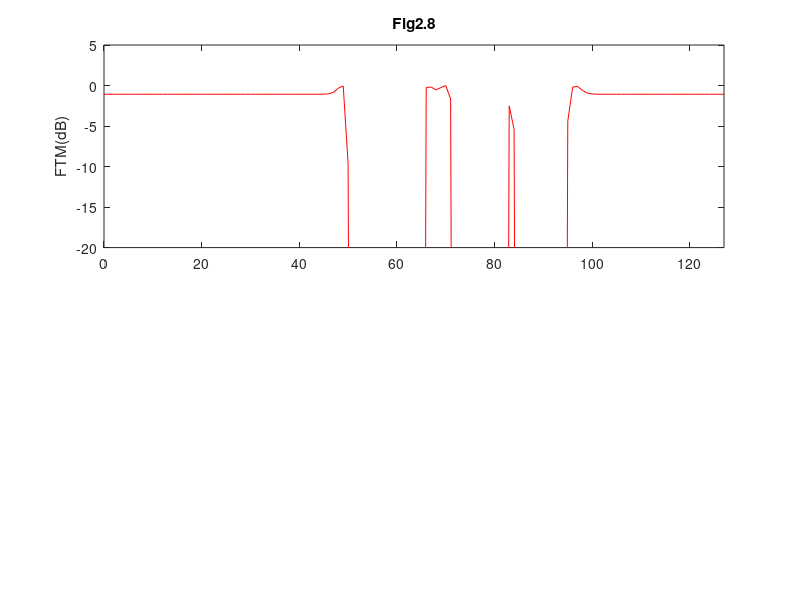

The MATLAB source for this figure: (Note: this script raises an error after producing the figure.)
clear all
clc
%% Figure 2.8  
% Desired FTM(q) for the N < M example corresponding to N = 32 , 
% L = 4 , M = 128 and Gamma = {0,1,...,127}.

% Frequency range
F = -2500:2500;
% Clutter PSD 
% see "Optimal Signal Design for Detection of Gaussian Point Targets in 
% Stationary Gaussian Clutter/Reverberation" Page 36 
Pn = 100*exp( (-1/2)*1e-4 *(F - 1000*ones(1,5001)).^2 ) +...
    100*exp( (-1/2)*1e-4 * (F - 500*ones(1,5001)).^2 ) +...
    1000*exp( (-1/2)*1e-4 * (F + 250*ones(1,5001)).^2 ) + 1;
lamda = 0.0699;   
% Formula (11)
MaxFn = sqrt(Pn/lamda) - Pn ;    
ESD = max(MaxFn,0);
% Fake zero
ESD(ESD==0) = 1e-16;
% The FTM and Normalization
Lcoeff = 4;
Ncoeff = 32;
Kcoeff = 0 : Lcoeff*Ncoeff-1 ;
Omega = (2*pi*Kcoeff) / (Lcoeff*Ncoeff);
Fnormalized = 2*pi*F / 5000;
Gamma = ESD(1:5001/(Lcoeff*Ncoeff):5001);
% Convert to Log scale
log_scaleFTM = 10*log10(Gamma/max(Gamma));
% Depiction
subplot(2,1,1);
plot(0:127,log_scaleFTM,'r-');
title('Fig2.8');
ylabel('FTM(dB)');
axis([ 0 127 -20 5]);

%% Synthesized signal
% N = 32 , M = 128 , N < M
M = 128;
a =  exp(1i * 2 * pi * rand(1,Ncoeff) ); % rand(N,1); % ;rand(N,1) 
% run Count times
Count = 3;
CostFunGD = zeros(1,Count);
% algorithm 2 GSA for N <= M
Eta = sqrt(M);
Nstar = min(Ncoeff,(Lcoeff*Ncoeff));
n = [0:Nstar-1];
w = [0:M-1];
Phi = (angle(a)* (2*pi)/(Lcoeff*Ncoeff) * ( n' * w  ) )';   
HesseMat = eye(M);
flag = 0;
for k = 1:Count
    %step 1
    Oa =  1/Eta * exp(-1i * Phi) ; 
    OptFun = abs(Oa)/max(abs(Oa)) - Gamma'/max(Gamma); 
    Gzero = gradient(OptFun);
    %step 6
    if flag == 0
        flag = 1;
    else
    YeK = Gzero - GzeroK;
    BigD = (YeK * YeK')/(YeK*Skey);
    BigE = (GzeroK*GzeroK')/(GzeroK*Dekey');
    HesseMat = HesseMat + BigD + BigE ;
    end
    %step 3
    Dekey = -1*HesseMat*Gzero;
    %step 4
%     alpha = 1;
%     Phiadk = (Phi*(2*pi)/(Lcoeff*Ncoeff)*( n' * w  ))';
%     OaNext = 1/Eta * exp(-1i * Phiadk') ;  % 
%     OptFunNext = abs(OaNext)/max(abs(OaNext)) - Gamma/max(Gamma) ;
%     Distance = norm(OptFunNext - OptFun) ;
%     DistanceF = 1/3 * alpha * Gzero'*Dekey ;
    [alpha, xk1] = wolfe(Phi,Dekey,Eta,Gamma);
    %step 5
    Phi = Phi + alpha * Dekey;
    %step 6
    Skey = alpha * Dekey';
    GzeroK = Gzero;
    
  
    % Depiction
    % Convert to log scale
    log_scale_A = 10*log10(abs(Oa)/max(abs(Oa)));
    subplot(2,1,2);
    plot((0:127),log_scale_A);
    title('Synthesized Signal');
    ylabel('FTM(dB)');
    axis([ 0 127 -20 5]);
    
    Frame(k) = getframe;

    
end
% Average cost
% figure
% semilogx(0:Count-1,  CostFunGD / CostFunGD(2) );  
% axis([ 0 Count-1 0 1]);